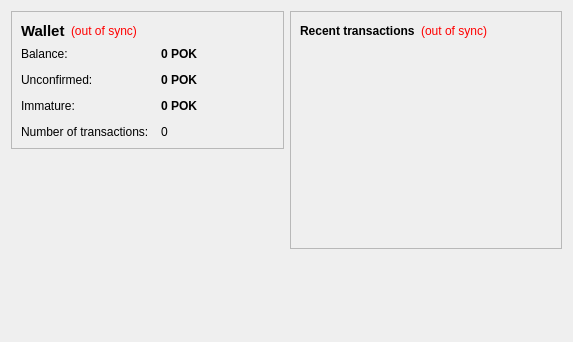
<?xml version="1.0" encoding="UTF-8"?>
<ui version="4.0">
 <class>OverviewPage</class>
 <widget class="QWidget" name="OverviewPage">
  <property name="geometry">
   <rect>
    <x>0</x>
    <y>0</y>
    <width>573</width>
    <height>342</height>
   </rect>
  </property>
  <property name="windowTitle">
   <string>Form</string>
  </property>
  <layout class="QHBoxLayout" name="horizontalLayout" stretch="1,1">
   <item>
    <layout class="QVBoxLayout" name="verticalLayout_2">
     <item>
      <widget class="QFrame" name="frame">
       <property name="frameShape">
        <enum>QFrame::StyledPanel</enum>
       </property>
       <property name="frameShadow">
        <enum>QFrame::Raised</enum>
       </property>
       <layout class="QVBoxLayout" name="verticalLayout_4">
        <item>
         <layout class="QHBoxLayout" name="horizontalLayout_4">
          <item>
           <widget class="QLabel" name="label_5">
            <property name="font">
             <font>
              <pointsize>11</pointsize>
              <weight>75</weight>
              <bold>true</bold>
             </font>
            </property>
            <property name="text">
             <string>Wallet</string>
            </property>
           </widget>
          </item>
          <item>
           <widget class="QLabel" name="labelWalletStatus">
            <property name="toolTip">
             <string>The displayed information may be out of date. Your wallet automatically synchronizes with the Pokercoin network after a connection is established, but this process has not completed yet.</string>
            </property>
            <property name="styleSheet">
             <string notr="true">QLabel { color: red; }</string>
            </property>
            <property name="text">
             <string notr="true">(out of sync)</string>
            </property>
            <property name="alignment">
             <set>Qt::AlignLeading|Qt::AlignLeft|Qt::AlignVCenter</set>
            </property>
           </widget>
          </item>
          <item>
           <spacer name="horizontalSpacer_2">
            <property name="orientation">
             <enum>Qt::Horizontal</enum>
            </property>
            <property name="sizeHint" stdset="0">
             <size>
              <width>40</width>
              <height>20</height>
             </size>
            </property>
           </spacer>
          </item>
         </layout>
        </item>
        <item>
         <layout class="QFormLayout" name="formLayout_2">
          <property name="fieldGrowthPolicy">
           <enum>QFormLayout::AllNonFixedFieldsGrow</enum>
          </property>
          <property name="horizontalSpacing">
           <number>12</number>
          </property>
          <property name="verticalSpacing">
           <number>12</number>
          </property>
          <item row="0" column="0">
           <widget class="QLabel" name="label">
            <property name="text">
             <string>Balance:</string>
            </property>
           </widget>
          </item>
          <item row="0" column="1">
           <widget class="QLabel" name="labelBalance">
            <property name="font">
             <font>
              <weight>75</weight>
              <bold>true</bold>
             </font>
            </property>
            <property name="cursor">
             <cursorShape>IBeamCursor</cursorShape>
            </property>
            <property name="toolTip">
             <string>Your current balance</string>
            </property>
            <property name="text">
             <string notr="true">0 POK</string>
            </property>
            <property name="textInteractionFlags">
             <set>Qt::LinksAccessibleByMouse|Qt::TextSelectableByKeyboard|Qt::TextSelectableByMouse</set>
            </property>
           </widget>
          </item>
          <item row="1" column="0">
           <widget class="QLabel" name="label_3">
            <property name="text">
             <string>Unconfirmed:</string>
            </property>
           </widget>
          </item>
          <item row="1" column="1">
           <widget class="QLabel" name="labelUnconfirmed">
            <property name="font">
             <font>
              <weight>75</weight>
              <bold>true</bold>
             </font>
            </property>
            <property name="cursor">
             <cursorShape>IBeamCursor</cursorShape>
            </property>
            <property name="toolTip">
             <string>Total of transactions that have yet to be confirmed, and do not yet count toward the current balance</string>
            </property>
            <property name="text">
             <string notr="true">0 POK</string>
            </property>
            <property name="textInteractionFlags">
             <set>Qt::LinksAccessibleByMouse|Qt::TextSelectableByKeyboard|Qt::TextSelectableByMouse</set>
            </property>
           </widget>
          </item>
          <item row="3" column="0">
           <widget class="QLabel" name="label_2">
            <property name="text">
             <string>Number of transactions:</string>
            </property>
           </widget>
          </item>
          <item row="3" column="1">
           <widget class="QLabel" name="labelNumTransactions">
            <property name="toolTip">
             <string>Total number of transactions in wallet</string>
            </property>
            <property name="text">
             <string notr="true">0</string>
            </property>
           </widget>
          </item>
          <item row="2" column="0">
           <widget class="QLabel" name="labelImmatureText">
            <property name="text">
             <string>Immature:</string>
            </property>
           </widget>
          </item>
          <item row="2" column="1">
           <widget class="QLabel" name="labelImmature">
            <property name="font">
             <font>
              <weight>75</weight>
              <bold>true</bold>
             </font>
            </property>
            <property name="toolTip">
             <string>Mined balance that has not yet matured</string>
            </property>
            <property name="text">
             <string notr="true">0 POK</string>
            </property>
            <property name="textInteractionFlags">
             <set>Qt::LinksAccessibleByMouse|Qt::TextSelectableByKeyboard|Qt::TextSelectableByMouse</set>
            </property>
           </widget>
          </item>
         </layout>
        </item>
       </layout>
      </widget>
     </item>
     <item>
      <spacer name="verticalSpacer">
       <property name="orientation">
        <enum>Qt::Vertical</enum>
       </property>
       <property name="sizeHint" stdset="0">
        <size>
         <width>20</width>
         <height>40</height>
        </size>
       </property>
      </spacer>
     </item>
    </layout>
   </item>
   <item>
    <layout class="QVBoxLayout" name="verticalLayout_3">
     <item>
      <widget class="QFrame" name="frame_2">
       <property name="frameShape">
        <enum>QFrame::StyledPanel</enum>
       </property>
       <property name="frameShadow">
        <enum>QFrame::Raised</enum>
       </property>
       <layout class="QVBoxLayout" name="verticalLayout">
        <item>
         <layout class="QHBoxLayout" name="horizontalLayout_2">
          <item>
           <widget class="QLabel" name="label_4">
            <property name="text">
             <string>&lt;b&gt;Recent transactions&lt;/b&gt;</string>
            </property>
           </widget>
          </item>
          <item>
           <widget class="QLabel" name="labelTransactionsStatus">
            <property name="toolTip">
             <string>The displayed information may be out of date. Your wallet automatically synchronizes with the Pokercoin network after a connection is established, but this process has not completed yet.</string>
            </property>
            <property name="styleSheet">
             <string notr="true">QLabel { color: red; }</string>
            </property>
            <property name="text">
             <string notr="true">(out of sync)</string>
            </property>
            <property name="alignment">
             <set>Qt::AlignRight|Qt::AlignTrailing|Qt::AlignVCenter</set>
            </property>
           </widget>
          </item>
          <item>
           <spacer name="horizontalSpacer">
            <property name="orientation">
             <enum>Qt::Horizontal</enum>
            </property>
            <property name="sizeHint" stdset="0">
             <size>
              <width>40</width>
              <height>20</height>
             </size>
            </property>
           </spacer>
          </item>
         </layout>
        </item>
        <item>
         <widget class="QListView" name="listTransactions">
          <property name="styleSheet">
           <string notr="true">QListView { background: transparent; }</string>
          </property>
          <property name="frameShape">
           <enum>QFrame::NoFrame</enum>
          </property>
          <property name="verticalScrollBarPolicy">
           <enum>Qt::ScrollBarAlwaysOff</enum>
          </property>
          <property name="horizontalScrollBarPolicy">
           <enum>Qt::ScrollBarAlwaysOff</enum>
          </property>
          <property name="selectionMode">
           <enum>QAbstractItemView::NoSelection</enum>
          </property>
         </widget>
        </item>
       </layout>
      </widget>
     </item>
     <item>
      <spacer name="verticalSpacer_2">
       <property name="orientation">
        <enum>Qt::Vertical</enum>
       </property>
       <property name="sizeHint" stdset="0">
        <size>
         <width>20</width>
         <height>40</height>
        </size>
       </property>
      </spacer>
     </item>
    </layout>
   </item>
  </layout>
 </widget>
 <resources/>
 <connections/>
</ui>
